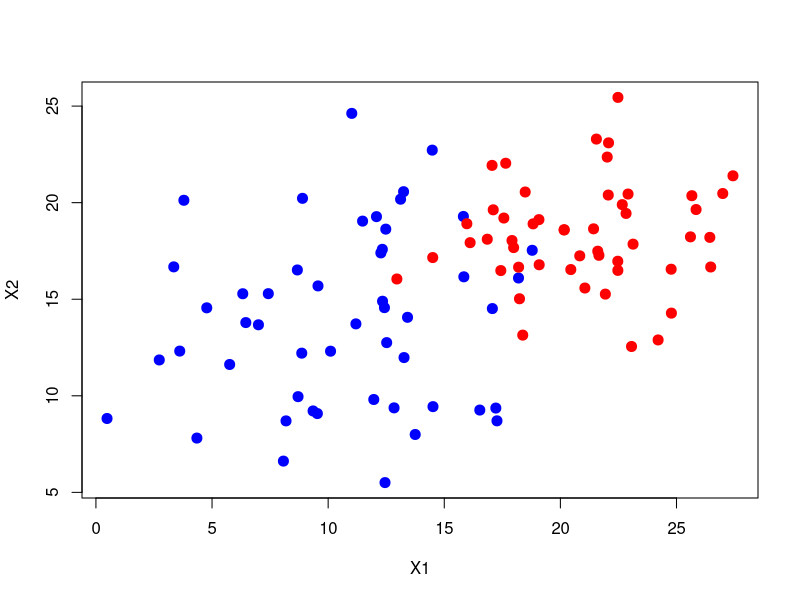
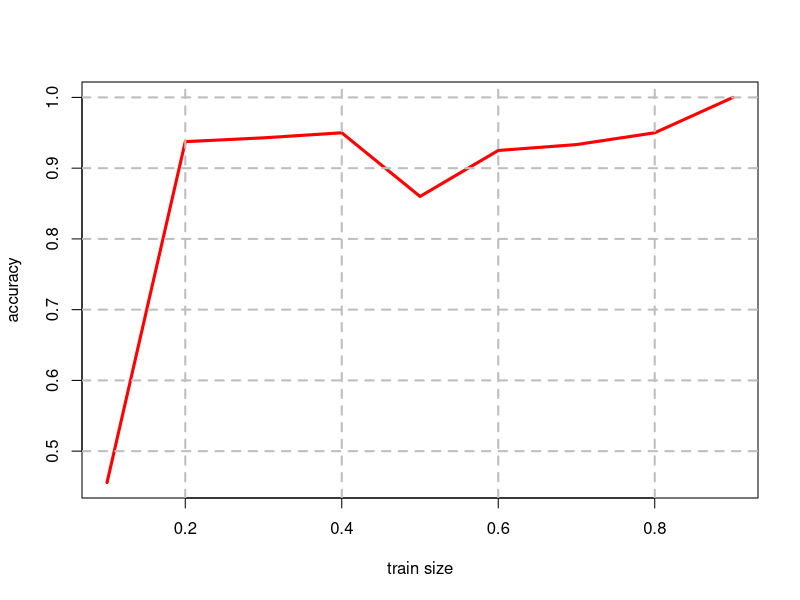

These charts were generated, in order, by the following R code:
library(e1071)
set.seed(12345)


segragete <- function(n_row, train_size, data) {
  data <- data[order(runif(n_row)),]

  data_train <- data[1:train_size,]
  data_test <- data[(train_size + 1):n_row,]

  return(list(data_train, data_test))
}


x1 <- c(rnorm(50, mean = 10, sd = 4), rnorm(50, mean = 20, sd = 3))
x2 <- c(rnorm(50, mean = 14, sd = 4), rnorm(50, mean = 18, sd = 3))

data <- data.frame(X1 = x1, X2 = x2, Class = c(rep("-1", 50), rep("1", 50)))
data$color[data$Class == "-1"] <- "blue"
data$color[data$Class == "1"] <- "red"

plot(x1, x2, col = data$color,
     xlab = "X1", ylab = "X2",
     pch = 20, cex = 2)

data <- data[-4]

n_column <- dim(data)[2]
train_size_list <- seq(0.1, 0.9, 0.1)
accuracy_list <- list()

for (size in train_size_list) {
  n_row <- dim(data)[1]
  train_size <- as.integer(n_row * size)

  data_prepared <- segragete(n_row, train_size, data)
  data_train <- data_prepared[[1]]
  data_test <- data_prepared[[2]]

  NBclassifier <- naiveBayes(data_train[, -n_column], data_train[, n_column])
  NBpredicted <- predict(NBclassifier, data_test)

  result <- table(NBpredicted, data_test$Class)
  test_size <- n_row - train_size
  # (TP + TN)/test_size
  accuracy <- (result[1] + result[4]) / test_size
  accuracy_list[[length(accuracy_list) + 1]] <- accuracy
}

plot(train_size_list, accuracy_list,
     type = "l", col = "red",
     xlab = "train size", ylab = "accuracy", lwd = 3)
grid(nx = NULL, ny = NULL,
     lty = 2, col = "gray", lwd = 2)

